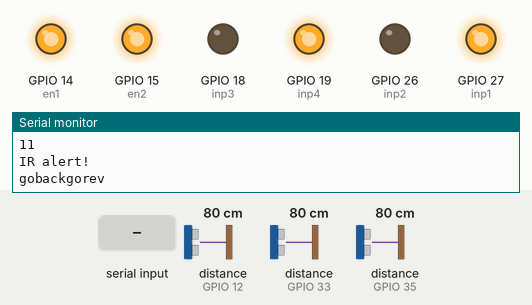
Bench run of a sketch on a simulated ESP32. Shown: output pins drawn as LEDs (lit = HIGH), the last lines printed to the serial monitor. Wiring (inferred from the names in the program): 3 × ultrasonic range finder: trigger GPIO 13, echo GPIO 12 / trigger GPIO 25, echo GPIO 35 / trigger GPIO 32, echo GPIO 33; 2 × IR receiver: data GPIO 2 / data GPIO 21. The inputs (shaded band) are chosen by the test bench; at power-on: distance to the obstacle (sensors on GPIO 12, GPIO 33, GPIO 35) 80 cm. The echo pulse lasts 58.3 µs per cm; nothing arrives over Bluetooth unless stated; pins used as bus, display or sensor lines are not drawn.

Above: at 1.2 s.
1.3 s: "remote\n" received over the second serial link
At 1.6 s:
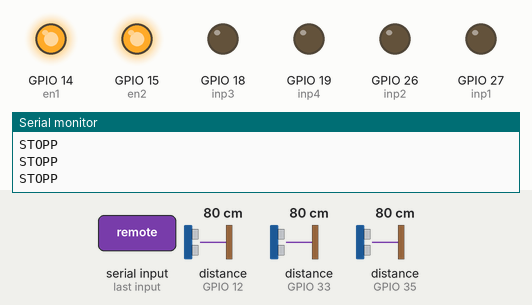
2.8 s: "auto\n" received over the second serial link
At 3.6 s:
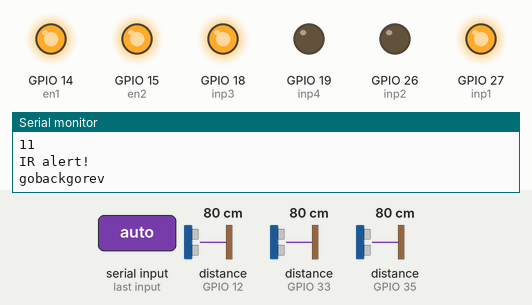
At 3.97 s:
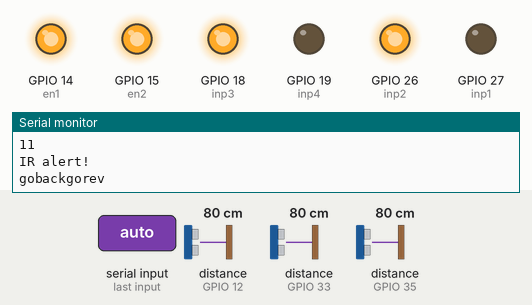
Timing chart, 0 to 16.7 s (numbered marks = the images above; inputs shaded):
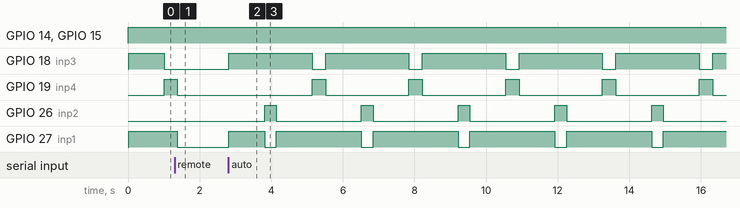

The sketch:

Final_Combined.ino.ino
```cpp
#include "BluetoothSerial.h"

#if !defined(CONFIG_BT_ENABLED) || !defined(CONFIG_BLUEDROID_ENABLED)
#error Bluetooth is not enabled! Please run `make menuconfig` to and enable it
#endif

BluetoothSerial SerialBT;
int mode=2;         // 0 for auto , 1 for remote
int direc=0;      // 1 for fwd , 2 for back , 3 for left , 4 for right
String receivedString="";
const int trigPin_1 = 13;
const int echoPin_1 = 12 ;
const int trigPin_2 = 32;
const int echoPin_2 = 33;
const int trigPin_3 = 25;
const int echoPin_3 = 35;
const float threshold = 22;
const float threshold_diagonal=18;
const int irSensorPin1 = 2;
const int irSensorPin2 = 21;
const int inp1=27;
const int inp2=26;
const int inp3=18;
const int inp4=19;
const int en1=14;
const int en2=15;
int turnflag=0;

void goback(){
  Serial.println("BACKK");
  digitalWrite(inp1,HIGH);
  digitalWrite(inp2,LOW);
  digitalWrite(inp4,LOW);
  digitalWrite(inp3,HIGH);
  delay(500);
}
void goback_RR(){
  analogWrite(en1,255);
  analogWrite(en2,255);
  digitalWrite(inp1,HIGH);
  digitalWrite(inp2,LOW);
  digitalWrite(inp4,LOW);
  digitalWrite(inp3,HIGH);
  delay(1000);
}
void goback_r(){
  digitalWrite(inp1,HIGH);
  digitalWrite(inp2,LOW);
  digitalWrite(inp4,LOW);
  digitalWrite(inp3,HIGH);
  delay(500);
}

void gorev(){

  digitalWrite(inp1,LOW);
  digitalWrite(inp2,HIGH);
  digitalWrite(inp4,LOW);
  digitalWrite(inp3,HIGH);
  delay(1000);

}

void goleft(){
  Serial.println("LEFTT");
  digitalWrite(inp1,HIGH);
  digitalWrite(inp2,LOW);
  digitalWrite(inp4,HIGH);
  digitalWrite(inp3,LOW);
  delay(350);
}

void goleft_RR(){
  digitalWrite(inp1,HIGH);
  digitalWrite(inp2,LOW);
  digitalWrite(inp4,HIGH);
  digitalWrite(inp3,LOW);
  delay(350);
}

void goright_RR(){
  digitalWrite(inp1,LOW);
  digitalWrite(inp2,HIGH);
  digitalWrite(inp4,LOW);
  digitalWrite(inp3,HIGH);
  delay(300);
}

void goright(){
  Serial.println("RIGHTT");
  digitalWrite(inp1,LOW);
  digitalWrite(inp2,HIGH);
  digitalWrite(inp4,LOW);
  digitalWrite(inp3,HIGH);
  delay(390);
}

void gofwd(){
  Serial.println("FWDD");
  digitalWrite(inp1,LOW);
  digitalWrite(inp2,HIGH);
  digitalWrite(inp4,HIGH);
  digitalWrite(inp3,LOW);
  delay(15);
}

void gofwdsmall(){

  digitalWrite(inp1,LOW);
  digitalWrite(inp2,HIGH);
  digitalWrite(inp4,HIGH);
  digitalWrite(inp3,LOW);
  delay(100);
}

void stop()
{
  Serial.println("STOPP");
  digitalWrite(inp1,LOW);
  digitalWrite(inp2,LOW);
  digitalWrite(inp4,LOW);
  digitalWrite(inp3,LOW);
}

void setup() {

  Serial.begin(115200);
  pinMode(trigPin_1, OUTPUT);
  pinMode(echoPin_1, INPUT);
  pinMode(trigPin_2, OUTPUT);
  pinMode(echoPin_2, INPUT);
  pinMode(trigPin_3, OUTPUT);
  pinMode(echoPin_3, INPUT);
  pinMode(irSensorPin1, INPUT);
  pinMode(irSensorPin2, INPUT);
  pinMode(inp1,OUTPUT);
  pinMode(inp2,OUTPUT);
  pinMode(inp3,OUTPUT);
  pinMode(inp4,OUTPUT);
  pinMode(en1,OUTPUT);
  pinMode(en2,OUTPUT);
  SerialBT.begin("ESP32test"); //Bluetooth device name
  Serial.println("The device started, now you can pair it with bluetooth!");
}

void loop() {
    if (SerialBT.available()) {
    receivedString = SerialBT.readStringUntil('\n');

    if (receivedString.length() > 0) {
      // Process the received string
      Serial.println("Received: " + receivedString);
    }
  }
  if(receivedString=="auto")
  {
    mode=0;
  }else if(receivedString=="remote")
  {
    mode=1;
    direc=0;
  }else if(receivedString=="fwd")
  {
    direc=1;
  }else if(receivedString=="back")
  {
    direc=2;
  }else if(receivedString=="left")
  {
    direc=3;
  }else if(receivedString=="right")
  {
    direc=4;
  }else
  {
    Serial.println("No Match");
  }
  // Serial.println(mode);
  // Serial.print(direc);
  if(mode==1)
  {
    if(direc==0)
    {
      stop();
    }else if(direc==1)
    {
      gofwd();
    }else if(direc==2)
    {
      goback();
    }else if(direc==3)
    {
      goleft();
    }else if(direc==4)
    {
      goright();
    }
  }
  else{

  analogWrite(en1,255);
  analogWrite(en2,255);
  // gofwd();
  int flag_ir = 0;
  int flag_us = 0;

  int irSensorState1 = digitalRead(irSensorPin1);
  int irSensorState2 = digitalRead(irSensorPin2);

  long duration;
  digitalWrite(trigPin_1, LOW);
  delayMicroseconds(2);
  digitalWrite(trigPin_1, HIGH);
  delayMicroseconds(10);
  digitalWrite(trigPin_1, LOW);

  duration = pulseIn(echoPin_1, HIGH);
  float distance1 = duration * 0.034 / 2;
  // Serial.println(distance1);
  digitalWrite(trigPin_2, LOW);
  delayMicroseconds(2);
  digitalWrite(trigPin_2, HIGH);
  delayMicroseconds(10);
  digitalWrite(trigPin_2, LOW);

  duration = pulseIn(echoPin_2, HIGH);
  float distance2 = duration * 0.034 / 2;
  // Serial.println(distance2);
  // float distance2 = 15;

  digitalWrite(trigPin_3, LOW);
  delayMicroseconds(2);
  digitalWrite(trigPin_3, HIGH);
  delayMicroseconds(10);
  digitalWrite(trigPin_3, LOW);

  duration = pulseIn(echoPin_3, HIGH);

  float distance3 = duration * 0.034 / 2;
  // Serial.println(distance3);// float distance3=15;

  if (irSensorState1 == HIGH || irSensorState2 == HIGH) {
    Serial.print(irSensorState1);
    Serial.println(irSensorState2);
    flag_ir = 1;
    Serial.println("IR alert!");
  }
  // flag_ir=0;
  flag_us=US_combined(distance1,distance2,distance3);
  // Serial.println(irSensorState1,irSensorState2,distance1,distance2,distance3);
  // Serial.print(distance1);
  // Serial.print(distance2);
  // Serial.println(distance3);
  if (flag_ir == 1 || flag_us == 1) {
    // Serial.println("Topale alert!");
    // Serial.println("XXXXXXXXXXXXXXXXXXXXXXXXXXXXXXXXXXXXXXXXXXXXXXXXXXX");

    //Step 1 simon go back
    Serial.print("goback");
    // goback();

    //Step 2 check if IR alert
    //If ir alert simon turn back

    if(flag_ir == 1){
      Serial.println("gorev");
      goback_RR();
      if(turnflag==0){
        goleft_RR();
        turnflag=1;
      }
      else{
        goright_RR();
        turnflag=0;
      }
      // goleft_RR();
    }

    //else if US_1 has an alert , check dist2 and dist 3
    // turn to higher dist side
    //small move fwd
    else{
          goback();
      if(distance1<threshold){

          if(distance2>distance3){
            Serial.println("Goleft");
            goleft();
          }
          else{
            Serial.println("Goright");
            goright();
          }
          Serial.println("Gofwdsmall");
          gofwdsmall();
      }
      else if(distance2<threshold_diagonal){
        Serial.println("goleft");
        // goback_r();
        goleft();
      }
      else if(distance3<threshold_diagonal){
        Serial.println("goright");
        // goback_r();
        goright();
      }
}
     }
     else{
      // Serial.println("GOfwd");

       gofwd();
      }
}
  delay(10);
}


int US_combined(int distance1 , int distance2 , int distance3)
{
  int flag_ret=0;

  if (distance1 < threshold) {
    flag_ret = 1;
    // Serial.println(distance1);
    // Serial.println("US_1 Alert!");
  }
  if (distance2 < threshold_diagonal) {
    flag_ret = 1;
    // Serial.println("US_2 Alert!");
  }

  if (distance3 < threshold_diagonal) {
    flag_ret = 1;
    // Serial.println("US_3 Alert!");
  }

  return flag_ret;

}
```

Measured:
- after the input at 1.3 s, GPIO 18 (inp3): stays LOW (without the input it goes to HIGH after 0.09 s); GPIO 26 (inp2): stays LOW (without the input it goes to HIGH after 1.1 s)
- after the input at 2.8 s, GPIO 18 (inp3): alternates HIGH for 2.3 s and LOW for 0.38 s, starting at once; GPIO 19 (inp4): alternates HIGH for 0.38 s and LOW for 2.3 s, starting after 2.3 s
